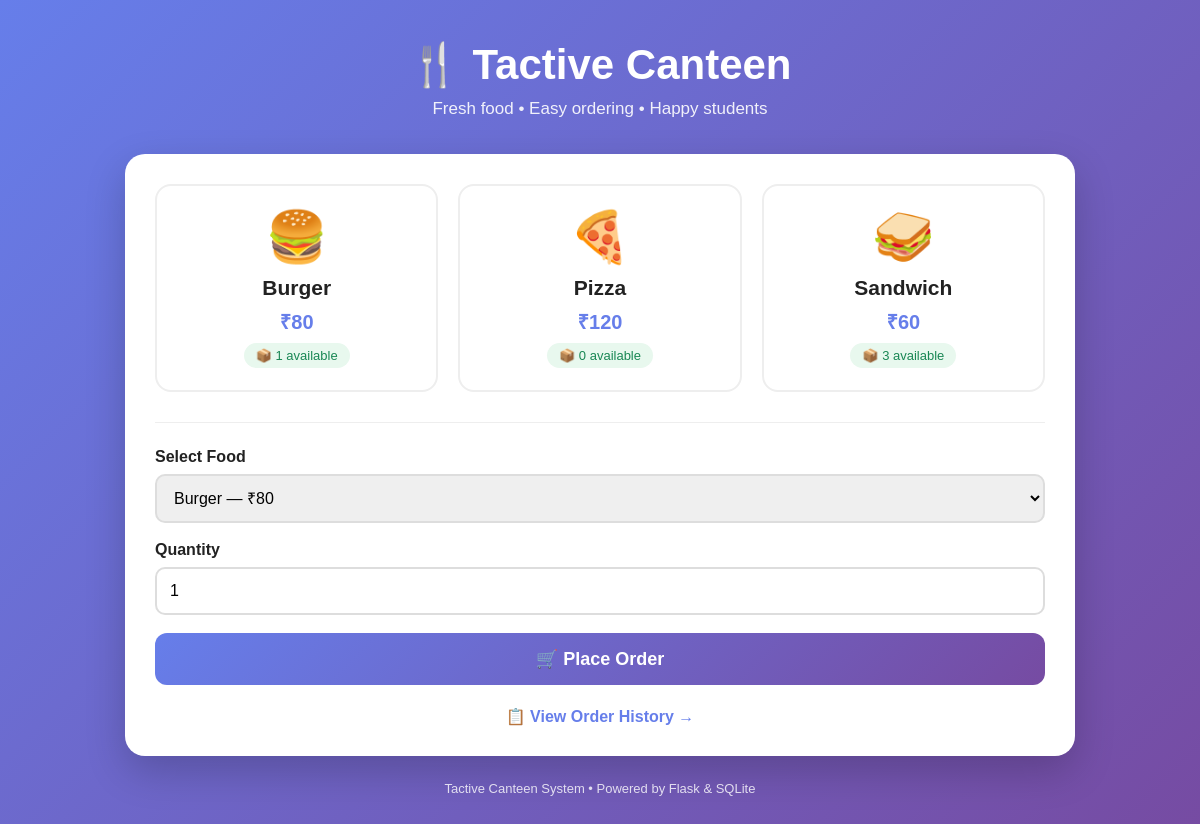
The page / on the database its author committed.
### tables this page shows
CREATE TABLE foods (
            id INTEGER PRIMARY KEY AUTOINCREMENT,
            name TEXT NOT NULL,
            price INTEGER NOT NULL,
            stock INTEGER NOT NULL
        );

### app.py (the view)
@app.route("/")
def home():
    connection = get_connection()
    foods = connection.execute(
        "SELECT * FROM foods"
    ).fetchall()
    connection.close()
    return render_template("index.html", foods=foods)

### database.py (called while the page is built)
def get_connection():
    connection = sqlite3.connect(DATABASE)
    connection.row_factory = sqlite3.Row
    return connection

### templates/index.html (shortened to what this page needs)
<!DOCTYPE html>
<html lang="en">
<head>
</head>
<body>
<div class="container">
    <div class="header">
        <h1>🍴 Tactive Canteen</h1>
        <p>Fresh food • Easy ordering • Happy students</p>
    </div>
    <div class="order-box">
        <div class="food-grid">
            {% for food in foods %}
            <div class="food-card">
                {% if food['name'] == 'Burger' %}
                    <div class="food-icon">🍔</div>
                {% elif food['name'] == 'Pizza' %}
                    <div class="food-icon">🍕</div>
                {% else %}
                    <div class="food-icon">🥪</div>
                {% endif %}
                <div class="food-name">
                    {{ food['name'] }}
                </div>
                <div class="price">
                    ₹{{ food['price'] }}
                </div>
                <span class="stock">
                    📦 {{ food['stock'] }} available
                </span>
            </div>
            {% endfor %}
        </div>
        <div class="form-section">
            <form action="/order" method="POST">
                <label>Select Food</label>
                <select name="food_id">
                    {% for food in foods %}
                        <option value="{{ food['id'] }}">
                            {{ food['name'] }} — ₹{{ food['price'] }}
                        </option>
                    {% endfor %}
                </select>
                <label>Quantity</label>
                <input
                    type="number"
                    name="quantity"
                    min="1"
                    value="1"
                    required
                >
                <button class="order-button" type="submit">
                    🛒 Place Order
                </button>
            </form>
            <a class="history" href="/orders">
                📋 View Order History →
            </a>
        </div>
    </div>
    <div class="footer">
        Tactive Canteen System • Powered by Flask & SQLite
    </div>
</div>
</body>
</html>

### templates/index.html (style rules this page uses)
* { box-sizing: border-box; margin: 0; padding: 0; }
body { font-family: Arial, sans-serif; min-height: 100vh; background: linear-gradient(135deg, #667eea, #764ba2); color: #222; padding: 40px 20px; }
.container { max-width: 950px; margin: auto; }
.header { text-align: center; color: white; margin-bottom: 35px; }
.header h1 { font-size: 42px; margin-bottom: 10px; }
.header p { font-size: 17px; opacity: 0.9; }
.order-box { background: white; padding: 30px; border-radius: 20px; box-shadow: 0 15px 40px rgba(0,0,0,0.2); }
.food-grid { display: grid; grid-template-columns: repeat(auto-fit, minmax(220px, 1fr)); gap: 20px; margin-bottom: 30px; }
.food-card { border: 2px solid #eee; border-radius: 16px; padding: 22px; text-align: center; transition: 0.3s; background: #fff; }
.food-icon { font-size: 50px; margin-bottom: 10px; }
.food-name { font-size: 21px; font-weight: bold; margin-bottom: 8px; }
.price { font-size: 20px; font-weight: bold; color: #667eea; margin-bottom: 8px; }
.stock { display: inline-block; background: #e8f8ee; color: #198754; padding: 5px 12px; border-radius: 20px; font-size: 13px; }
.form-section { margin-top: 10px; padding-top: 25px; border-top: 1px solid #eee; }
label { display: block; font-weight: bold; margin-bottom: 8px; }
select, input { width: 100%; padding: 13px; border: 2px solid #ddd; border-radius: 10px; font-size: 16px; margin-bottom: 18px; }
.order-button { width: 100%; padding: 15px; border: none; border-radius: 12px; background: linear-gradient(135deg, #667eea, #764ba2); color: white; font-size: 18px; font-weight: bold; cursor: pointer; transition: 0.3s; }
.history { display: block; text-align: center; margin-top: 22px; color: #667eea; text-decoration: none; font-weight: bold; }
.footer { text-align: center; color: white; margin-top: 25px; font-size: 13px; opacity: 0.8; }

### rows shown on the page
foods: name "Burger", price "80", stock "1"
foods: name "Pizza", price "120", stock "0"
foods: name "Sandwich", price "60", stock "3"

### other values the page prints
form field food_id "Burger — ₹80"
